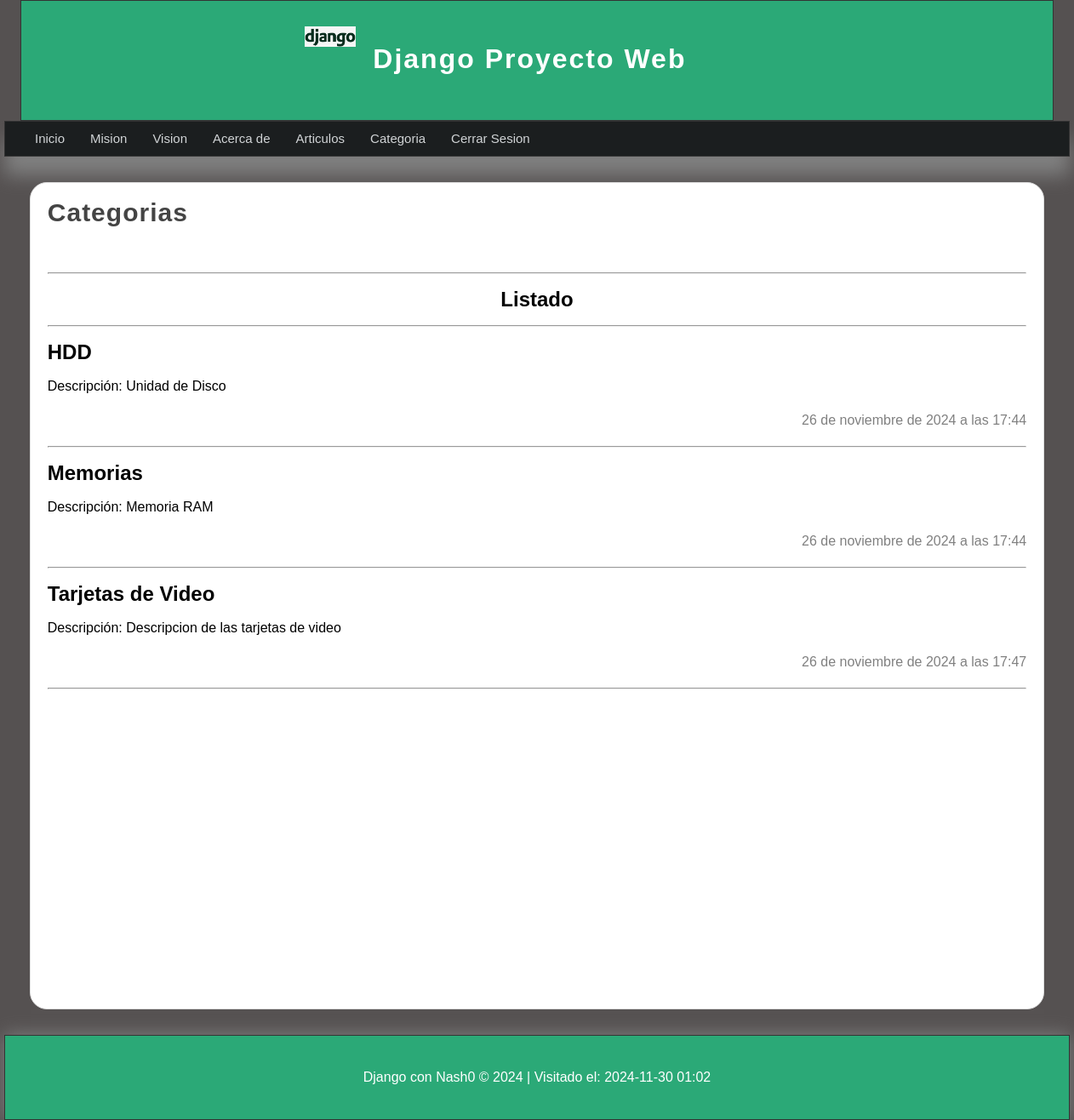
/listado_categorias (signed in), run on the app's committed database.
### articulos/models.py (models this page shows, shortened)
class Category(models.Model):
    name=models.CharField(max_length=100,verbose_name='Nombre')
    description=models.CharField(max_length=255,verbose_name='Descripcion')
    created_at=models.DateTimeField(auto_now_add=True,verbose_name='Creado el')
    updated_at=models.DateTimeField(auto_now=True,verbose_name="Actualizado el ")
    class Meta:
        verbose_name="Categoria"
        verbose_name_plural="Categorias"

### articulos/views.py (the view)
# urls.py: path('listado_categorias', views.list_cat,name='listado_categorias'),
@login_required(login_url='inicio')
def list_cat(request):
    categorias = Category.objects.all()
    return render(request,'categorias/listado_cat.html',{
        'title':'Categorias',
        'content':'Lista de Categorias',
        'categorias':categorias
    })

### articulos/templates/categorias/listado_cat.html (shortened to what this page needs)
{% extends "layouts/layouts.html" %}
{% block content %}
    <h1 class="title">{{title}}</h1>
    <hr>
    <h1 align="center">Listado</h1> <hr>
    {% for categoria in categorias %}
        <article class="article-item">
            <div class="data">
            <h2>{{categoria.name}}</h2>
            <p>Descripción: {{categoria.description}}</p>
            <span class="date">
                {{categoria.created_at}}
            </span>
            <hr>
            </div>
        </article>
    {% endfor %}
{% endblock %}

### mainapp/static/css/estilos.css (style rules this page uses)
* { margin: 0px; padding: 0px; font-family: sans-serif; text-decoration: none; }
p,h1,h2 { margin-top: 20px; margin-bottom: 20px; }
body { background-color: #555151; }
.title { color:#444; letter-spacing: 1px; font-size: 30px; margin-bottom: 10px; margin-top: 5px; }
.date { display: block; margin-top: 20px; margin-bottom: 20px; color: gray;; text-align: right; }
.title { color: #444; letter-spacing: 1px; font-size: 30px; padding-bottom: 50px; margin-bottom: 10px; margin-top: 5px; }

### data on the page
Category: name "HDD", description "Unidad de Disco", created_at "26 de noviembre de 2024 a las 17:44"
Category: name "Memorias", description "Memoria RAM", created_at "26 de noviembre de 2024 a las 17:44"
Category: name "Tarjetas de Video", description "Descripcion de las tarjetas de video", created_at "26 de noviembre de 2024 a las 17:47"

### other printed values
{{ title }} "Categorias"
